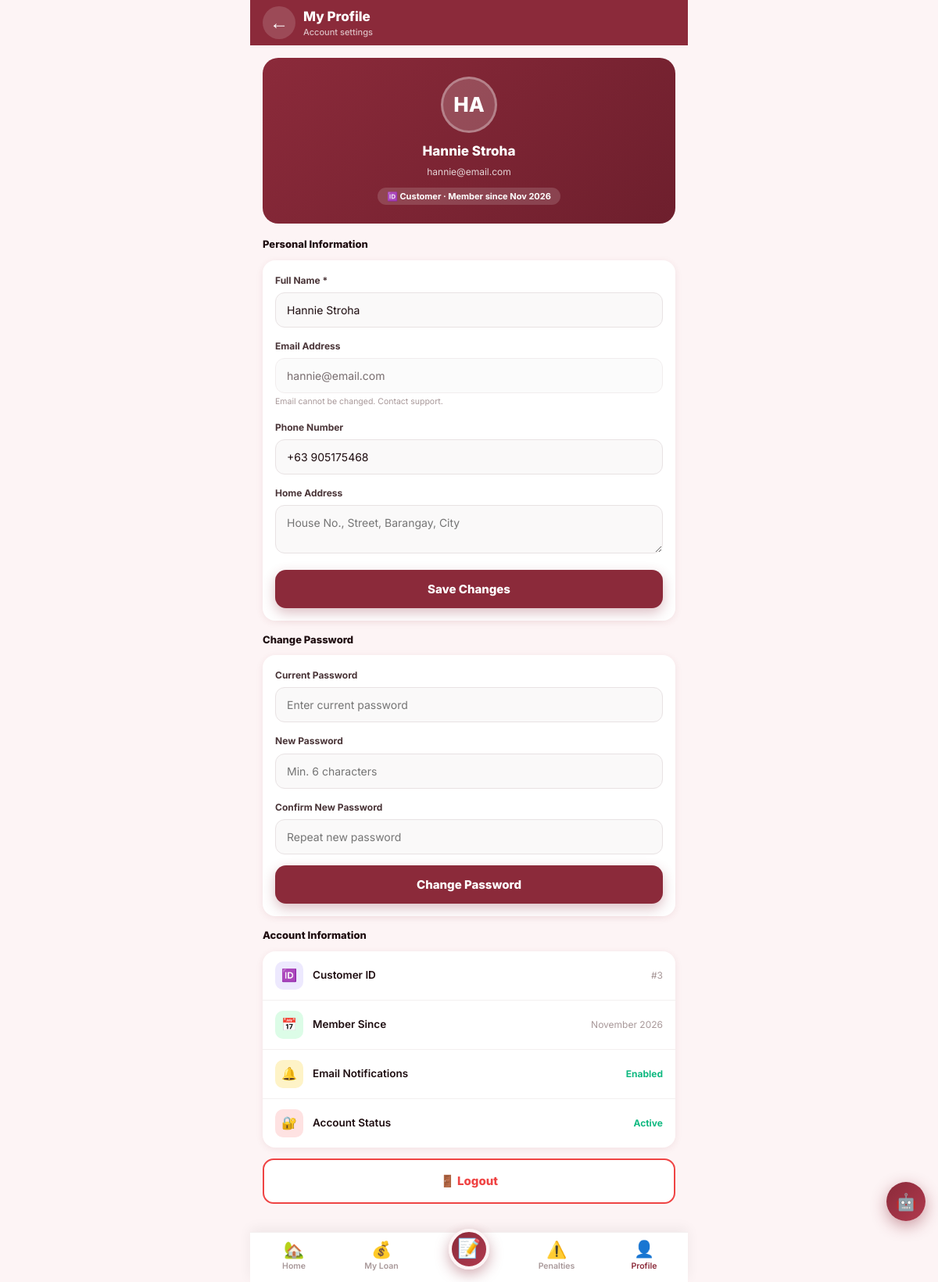
/customer_profile.php (signed in), run on the app's committed database.
### tables this page shows
CREATE TABLE IF NOT EXISTS users (
    id INT AUTO_INCREMENT PRIMARY KEY,
    full_name VARCHAR(100) NOT NULL,
    email VARCHAR(100) UNIQUE NOT NULL,
    phone VARCHAR(20),
    password VARCHAR(255) NOT NULL,
    role ENUM('admin','customer') DEFAULT 'customer',
    status ENUM('active','inactive','suspended') DEFAULT 'active',
    avatar VARCHAR(255),
    address TEXT,
    reset_token VARCHAR(64) NULL,
    reset_token_expires DATETIME NULL,
    deleted_at DATETIME NULL DEFAULT NULL,  
    created_at TIMESTAMP DEFAULT CURRENT_TIMESTAMP,
    updated_at TIMESTAMP DEFAULT CURRENT_TIMESTAMP ON UPDATE CURRENT_TIMESTAMP
);

### customer_profile.php (the view, shortened to what this page needs)
<?php
require_once 'config.php';
$user_id = $_SESSION['user_id'];
$customer = $conn->query("SELECT * FROM users WHERE id=$user_id")->fetch_assoc();
?>
<!DOCTYPE html>
<html lang="en">
<head>
  <link rel="stylesheet" href="shared.css"/>
  <link rel="stylesheet" href="mobile-app.css"/>
</head>
<body class="app-shell">
  <header class="app-bar maroon">
    <a href="customer_dashboard.php" class="app-bar-back">←</a>
    <div style="flex:1;min-width:0;">
      <div class="app-bar-title">My Profile</div>
      <div class="app-bar-sub">Account settings</div>
    </div>
  </header>
  <main class="app-screen">
    <div class="profile-hero">
      <div class="profile-avatar-lg"><?= strtoupper(substr($customer['full_name'],0,2)) ?></div>
      <div style="font-size:17px;font-weight:800;margin-bottom:3px;"><?= htmlspecialchars($customer['full_name']) ?></div>
      <div style="font-size:12px;opacity:.8;"><?= htmlspecialchars($customer['email']) ?></div>
      <div style="margin-top:10px;">
        <span style="background:rgba(255,255,255,.15);padding:4px 12px;border-radius:100px;font-size:11px;font-weight:700;">
          🆔 Customer · Member since <?= date('M Y', strtotime($customer['created_at'])) ?>
        </span>
      </div>
    </div>
    <div class="app-section-title">Personal Information</div>
    <div class="app-card">
      <form method="POST">
        <div class="app-form-group">
          <label class="app-form-label">Full Name *</label>
          <input type="text" name="full_name" class="app-input"
                 value="<?= htmlspecialchars($customer['full_name']) ?>" required/>
        </div>
        <div class="app-form-group">
          <label class="app-form-label">Email Address</label>
          <input type="email" class="app-input"
                 value="<?= htmlspecialchars($customer['email']) ?>" disabled
                 style="opacity:.6;"/>
          <div style="font-size:10.5px;color:var(--gray-400);margin-top:3px;">Email cannot be changed. Contact support.</div>
        </div>
        <div class="app-form-group">
          <label class="app-form-label">Phone Number</label>
          <input type="tel" name="phone" class="app-input"
                 value="<?= htmlspecialchars($customer['phone'] ?? '') ?>" placeholder="+63 9XX XXX XXXX"/>
        </div>
        <div class="app-form-group" style="margin-bottom:0;">
          <label class="app-form-label">Home Address</label>
          <textarea name="address" class="app-textarea" rows="2"
                    placeholder="House No., Street, Barangay, City"><?= htmlspecialchars($customer['address'] ?? '') ?></textarea>
        </div>
        <button type="submit" class="app-btn app-btn-primary" style="margin-top:14px;">Save Changes</button>
      </form>
    </div>
    <div class="app-section-title">Change Password</div>
    <div class="app-card">
      <form method="POST">
        <div class="app-form-group">
          <label class="app-form-label">Current Password</label>
          <input type="password" name="current_password" class="app-input" placeholder="Enter current password" required/>
        </div>
        <div class="app-form-group">
          <label class="app-form-label">New Password</label>
          <input type="password" name="new_password" class="app-input" placeholder="Min. 6 characters" minlength="6" required/>
        </div>
        <div class="app-form-group" style="margin-bottom:0;">
          <label class="app-form-label">Confirm New Password</label>
          <input type="password" name="confirm_password" class="app-input" placeholder="Repeat new password" minlength="6" required/>
        </div>
        <button type="submit" class="app-btn app-btn-primary" style="margin-top:14px;">Change Password</button>
      </form>
    </div>
    <div class="app-section-title">Account Information</div>
    <div class="app-card-flat">
      <div class="settings-row">
        <div class="settings-icon" style="background:#ede9fe;">🆔</div>
        <span class="settings-label">Customer ID</span>
        <span class="settings-value">#<?= $user_id ?></span>
      </div>
      <div class="settings-row">
        <div class="settings-icon" style="background:#dcfce7;">📅</div>
        <span class="settings-label">Member Since</span>
        <span class="settings-value"><?= date('F Y', strtotime($customer['created_at'])) ?></span>
      </div>
      <div class="settings-row">
        <div class="settings-icon" style="background:#fef3c7;">🔔</div>
        <span class="settings-label">Email Notifications</span>
        <span class="settings-value" style="color:#10b981;font-weight:700;">Enabled</span>
      </div>
      <div class="settings-row" style="border-bottom:none;">
        <div class="settings-icon" style="background:#fee2e2;">🔐</div>
        <span class="settings-label">Account Status</span>
        <span class="settings-value" style="color:#10b981;font-weight:700;"><?= ucfirst($customer['status'] ?? 'Active') ?></span>
      </div>
    </div>
    <a href="logout.php" class="app-btn app-btn-outline" style="margin-top:4px;margin-bottom:20px;color:#ef4444;border-color:#ef4444;">
      🚪 Logout
    </a>
  </main>
  <?php include 'app_tabbar.php'; ?>
  <?php include 'chatbot.php'; ?>
</body>
</html>

### shared.css (style rules this page uses)
:root { --maroon: #8B2A3A; --maroon-dark: #6e1f2d; --maroon-deep: #4a1020; --maroon-light: #b03a4e; --maroon-pale: #fdf0f2; --maroon-muted: #f0c8ce; --maroon-soft: #e8aab4; --sidebar-bg: #2c0f18; --sidebar-hover: #3d1520; --bg-page: #fdf4f5; --bg-card: #ffffff; --bg-input: #ffffff; --white: #ffffff; --gray-50: #faf9f9; --gray-100: #f3f0f0; --gray-200: #e8e2e3; --gray-300: #d5ccce; --gray-400: #a89899; --gray-600: #6b5c5f; --text-dark: #1e0d10; --text-medium: #4a3538; --text-light: #7a6365; --shadow-xs: 0 1px 4px rgba(139,42,58,.06); --shadow-sm: 0 2px 10px rgba(139,42,58,.09); --shadow-md: 0 4px 22px rgba(139,42,58,.13); --shadow-lg: 0 8px 40px rgba(139,42,58,.17); --shadow-xl: 0 16px 60px rgba(139,42,58,.22); --radius-xs: 4px; --radius-sm: 8px; --radius-md: 14px; --radius-lg: 20px; --radius-full: 100px; --status-active: #10b981; --status-pending: #f59e0b; --status-rejected: #ef4444; --status-verified: #3b82f6; --status-completed: #8b5cf6; --sidebar-width: 250px; --header-height: 60px; --bottom-nav-height: 62px; }
*, *::before, *::after { margin:0; padding:0; box-sizing:border-box; }
html { scroll-behavior:smooth; }
body { font-family:'Inter',Arial,sans-serif; background:var(--bg-page); color:var(--text-dark); font-size:14px; line-height:1.6; -webkit-font-smoothing:antialiased; }
a { text-decoration:none; color:inherit; }
input,button,select,textarea { font-family:'Inter',Arial,sans-serif; }

### data on the page
users: full_name "HA", full_name "Hannie Stroha", email "hannie@email.com", created_at "Nov 2026", phone "+63 905175468", created_at "November 2026", status "Active"

### other printed values
$user_id "3"
